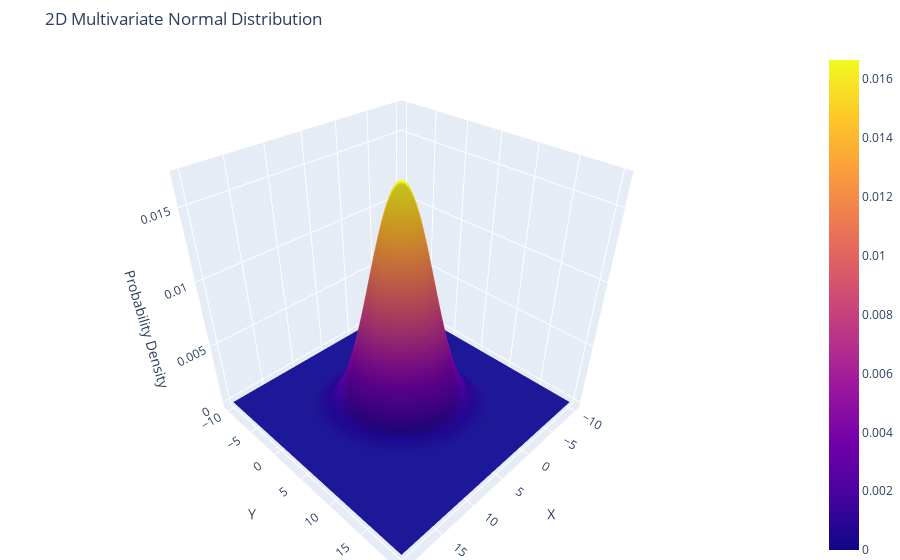

Source (notebook cell):
### Markdown cell above
## Multivariate Normal Distributions

We've been using Gaussians for a scalar random variable, expressed as $\mathcal{N}(\mu, \sigma^2)$. A more formal term for this is *univariate normal*, where univariate means 'one variable'. The probability distribution of the Gaussian is known as the *univariate normal distribution*.

What might a *multivariate normal distribution* be? *Multivariate* means multiple variables. Our goal is to be able to represent a normal distribution with multiple dimensions. I don't necessarily mean spatial dimensions - if we track the position, velocity, and acceleration of an aircraft in (x, y, z) that gives us a nine dimensional problem. Consider a two dimensional case. It might be the *x* and *y* coordinates of a robot, it might be the position and velocity of a dog on the x-axis, or milk production and feed rate at a dairy. It doesn't really matter. We can see that for $N$ dimensions, we need $N$ means, which we will arrange in a column matrix (vector) like so:

$$
\mu = \begin{bmatrix}\mu_1\\\mu_2\\ \vdots \\\mu_n\end{bmatrix}
$$

Let's say we believe that $x = 2$ and $y = 17$. We would have

$$
\mu = \begin{bmatrix}2\\17\end{bmatrix} 
$$

The next step is representing our variances. At first blush we might think we would also need N variances for N dimensions. We might want to say the variance for x is 10 and the variance for y is 4, like so. 

$$\sigma^2 = \begin{bmatrix}10\\4\end{bmatrix}$$ 

This is incomplete because it does not consider the more general case. In the **Gaussians** chapter we computed the variance in the heights of students. That is a measure of how the heights vary relative to each other. If all students are the same height, then the variance is 0, and if their heights are wildly different, then the variance will be large. 

There is also a relationship between height and weight. In general, a taller person weighs more than a shorter person.  Height and weight are *correlated*. We want a way to express not only what we think the variance is in the height and the weight, but also the degree to which they are correlated. In other words, we want to know how weight varies compared to the heights. We call that the *covariance*. 

Before we can understand multivariate normal distributions we need to understand the mathematics behind correlations and covariances.

### Code cell
# the mean determines the center of the distribution
# the variances determine the spread of the distribution in each dimension
# the covariances determine the orientation (rotation) of the distribution
# even if the variances are the same, the distribution does have an ellipsoid shape if the covariances are non-zero

import numpy as np
import plotly.graph_objects as go
from scipy.stats import multivariate_normal

# Parameters for the 2D multivariate normal distribution
mean = [5, 5]  # Mean of the distribution (centered at origin)
cov = [
    [10, -3],
    [-3, 10],
]  # Covariance matrix (variances on diagonal, covariances on off-diagonal)

# Create a grid of (x, y) points
x = np.linspace(-10, 20, 100)
y = np.linspace(-10, 20, 100)
xv, yv = np.meshgrid(x, y)
pos = np.dstack((xv, yv))

# Compute the multivariate normal probability density function on the grid
rv = multivariate_normal(mean, cov)
z = rv.pdf(pos)

# Create a surface plot using Plotly
fig = go.Figure(data=[go.Surface(z=z, x=x, y=y)])

# Update the layout for better visualization
fig.update_layout(
    title="2D Multivariate Normal Distribution",
    scene=dict(xaxis_title="X", yaxis_title="Y", zaxis_title="Probability Density"),
    margin=dict(l=0, r=0, t=50, b=0),
)

# Show the plot
fig.show()

### Figure 1 — Plotly figure (JSON) as saved in the notebook; plotly's stock layout.template omitted (floating-point values rounded to 4 significant figures; data arrays with more than 128 entries replaced by an {"elided": "..."} marker saying what was removed)
{"data": [{"type": "surface", "x": [-10, -9.697, -9.394, -9.091, -8.788, -8.485, -8.182, -7.879, -7.576, -7.273, -6.97, -6.667, -6.364, -6.061, -5.758, -5.455, -5.152, -4.848, -4.545, -4.242, -3.939, -3.636, -3.333, -3.03, -2.727, -2.424, -2.121, -1.818, -1.515, -1.212, -0.9091, -0.6061, -0.303, 0, 0.303, 0.6061, 0.9091, 1.212, 1.515, 1.818, 2.121, 2.424, 2.727, 3.03, 3.333, 3.636, 3.939, 4.242, 4.545, 4.848, 5.152, 5.455, 5.758, 6.061, 6.364, 6.667, 6.97, 7.273, 7.576, 7.879, 8.182, 8.485, 8.788, 9.091, 9.394, 9.697, 10, 10.3, 10.61, 10.91, 11.21, 11.52, 11.82, 12.12, 12.42, 12.73, 13.03, 13.33, 13.64, 13.94, 14.24, 14.55, 14.85, 15.15, 15.45, 15.76, 16.06, 16.36, 16.67, 16.97, 17.27, 17.58, 17.88, 18.18, 18.48, 18.79, 19.09, 19.39, 19.7, 20], "y": [-10, -9.697, -9.394, -9.091, -8.788, -8.485, -8.182, -7.879, -7.576, -7.273, -6.97, -6.667, -6.364, -6.061, -5.758, -5.455, -5.152, -4.848, -4.545, -4.242, -3.939, -3.636, -3.333, -3.03, -2.727, -2.424, -2.121, -1.818, -1.515, -1.212, -0.9091, -0.6061, -0.303, 0, 0.303, 0.6061, 0.9091, 1.212, 1.515, 1.818, 2.121, 2.424, 2.727, 3.03, 3.333, 3.636, 3.939, 4.242, 4.545, 4.848, 5.152, 5.455, 5.758, 6.061, 6.364, 6.667, 6.97, 7.273, 7.576, 7.879, 8.182, 8.485, 8.788, 9.091, 9.394, 9.697, 10, 10.3, 10.61, 10.91, 11.21, 11.52, 11.82, 12.12, 12.42, 12.73, 13.03, 13.33, 13.64, 13.94, 14.24, 14.55, 14.85, 15.15, 15.45, 15.76, 16.06, 16.36, 16.67, 16.97, 17.27, 17.58, 17.88, 18.18, 18.48, 18.79, 19.09, 19.39, 19.7, 20], "z": {"elided": "100x100 float values"}}], "layout": {"margin": {"b": 0, "l": 0, "r": 0, "t": 50}, "scene": {"xaxis": {"title": {"text": "X"}}, "yaxis": {"title": {"text": "Y"}}, "zaxis": {"title": {"text": "Probability Density"}}}, "title": {"text": "2D Multivariate Normal Distribution"}}}
